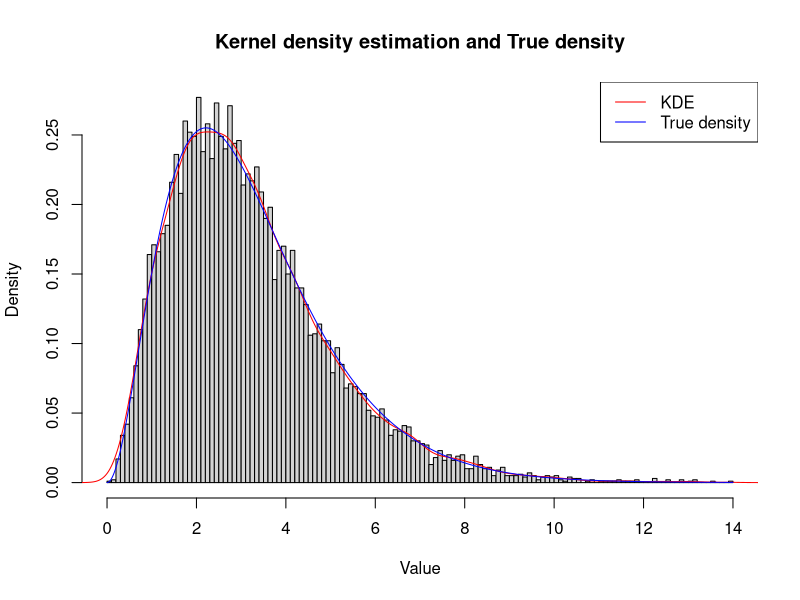
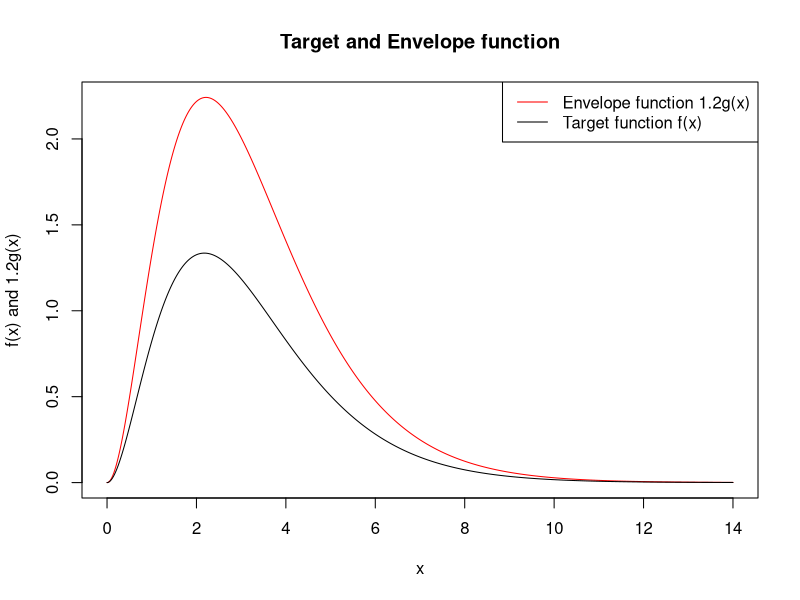
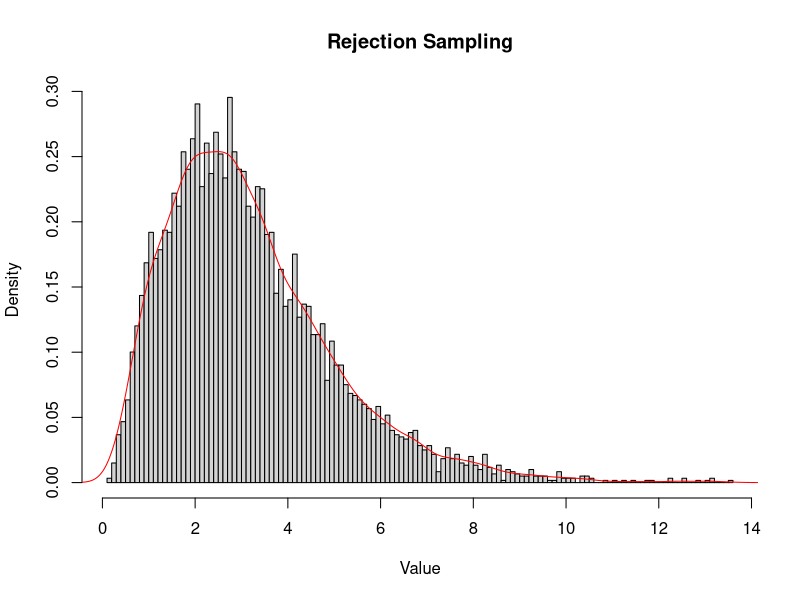
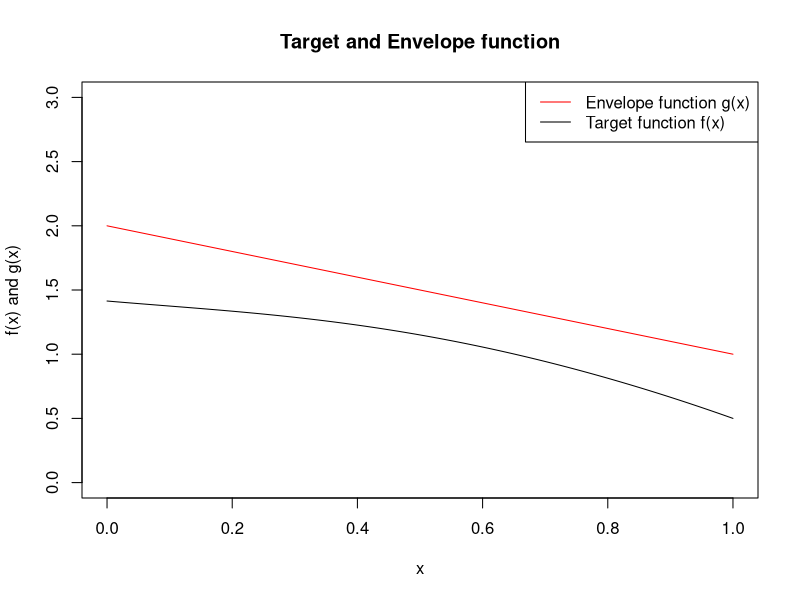
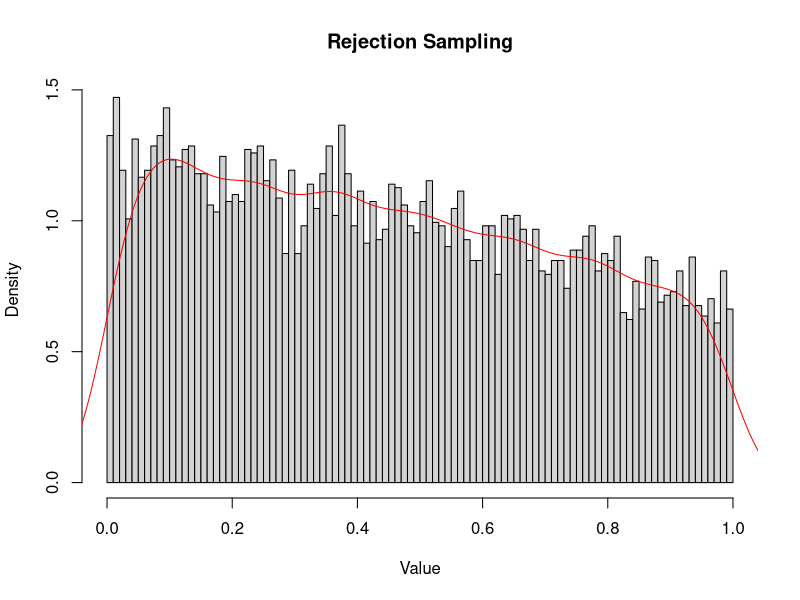
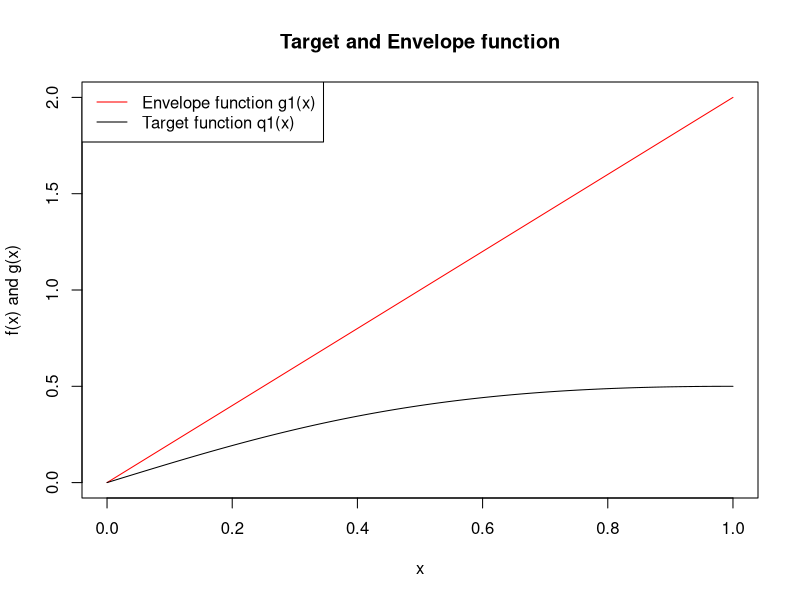
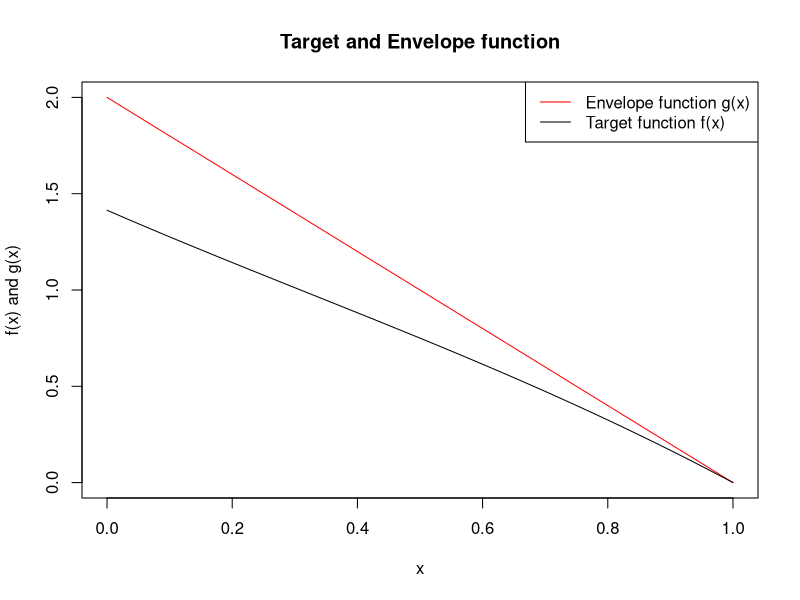
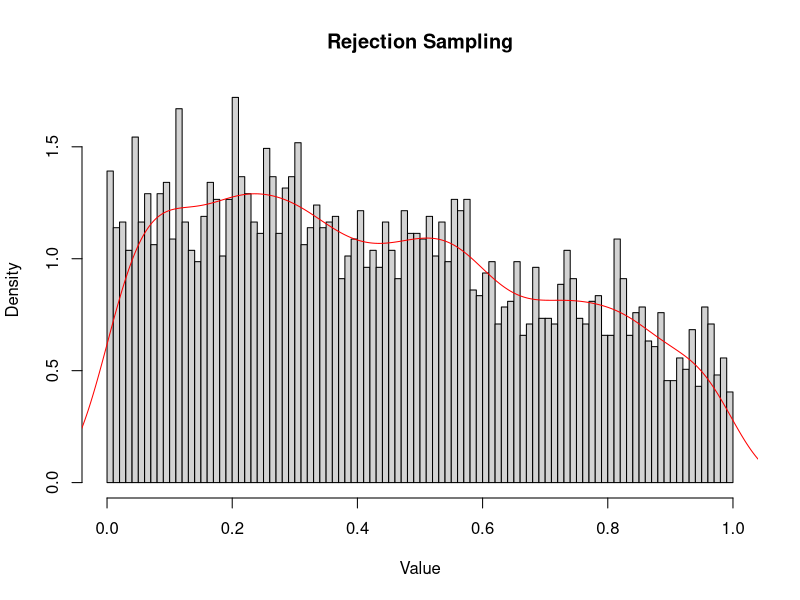

The R source for these figures, in order:
## ---- chunk 1
knitr::opts_chunk$set(fig.width = 6, fig.height = 3.5, fig.align = 'center')
## ---- chunk 2
# density
dmixgamma <- function(x, pi, alpha, beta) {
  k <- length(pi)
  n <- length(x)
  rowSums(vapply(1:k, function(i) pi[i]*dgamma(x, alpha[i], beta[i]), numeric(n)))
}

# random generation
rmixgamma <- function(n, pi, alpha, beta) {
  k <- sample.int(length(pi), n, replace = TRUE, prob = pi)
  rgamma(n, alpha[k], beta[k])
}

set.seed(123)

theta <- 3
weight <- 2*gamma(theta)/(2*gamma(theta)+gamma(theta+0.5))
pi <- c(weight, 1-weight)
alpha <- c(theta, theta+0.5)
beta <- c(1, 1)
sample <- rmixgamma(1e4, pi, alpha, beta)

KDE <- density(sample)
hist(sample, 100, freq = FALSE, main = "Kernel density estimation and True density", 
     xlab = "Value", ylab = "Density")
lines(KDE, col = "red")
xx <- seq(0, 14, by = 0.001)
lines(xx, dmixgamma(xx, pi, alpha, beta), col = "blue")
legend("topright", c("KDE", "True density"), lty = c(1,1), col = c("red", "blue"))
## ---- chunk 3
# Plot f(x) and 1.2g(x)
theta <- 3
x <- seq(0, 14, by = 0.001)
f <- function(x) {sqrt(4+x)*x^(theta-1)*exp(-x)}
g <- function(x) {(2*x^(theta-1)+x^(theta-0.5))*exp(-x)}
plot(x, 1.2*g(x), type = 'l', main = "Target and Envelope function", 
     ylab = "f(x) and 1.2g(x)", col = "red")
lines(x, f(x), col = "black", lty = 1)
legend("topright", legend = c("Envelope function 1.2g(x)", "Target function f(x)"), 
       lty = c(1,1), col = c("red", "black"))
## ---- chunk 4
# density
dmixgamma <- function(x, pi, alpha, beta) {
  k <- length(pi)
  n <- length(x)
  rowSums(vapply(1:k, function(i) pi[i]*dgamma(x, alpha[i], beta[i]), numeric(n)))
}

# random generation
rmixgamma <- function(n, pi, alpha, beta) {
  k <- sample.int(length(pi), n, replace = TRUE, prob = pi)
  rgamma(n, alpha[k], beta[k])
}

set.seed(123)

theta <- 3
weight <- 2*gamma(theta)/(2*gamma(theta)+gamma(theta+0.5))
pi <- c(weight, 1-weight)
alpha <- c(theta, theta+0.5)
beta <- c(1, 1)
sample <- rmixgamma(1e4, pi, alpha, beta)

f <- function(x) {sqrt(4+x)*x^(theta-1)*exp(-x)}
g <- function(x) {(2*x^(theta-1)+x^(theta-0.5))*exp(-x)}
simu <- function (x) {
  u <- runif(1, 0, g(x))
  if (any(u < (1/1.2)*f(x)))
      return(x)
  }

simu.list <- sapply(sample, simu)
simu.result <- matrix(unlist(simu.list), nr = 1) 
hist(simu.result, 100, freq = FALSE, main = "Rejection Sampling", xlab = "Value")
estimation <- density(simu.result)
lines(estimation, col = "red")
## ---- chunk 5
# Plot f(x) and g(x)

theta <- 2
beta <- 2
x <- seq(0, 1, by = 0.0001)
f <- function(x) {x^(theta-1)/(1+x^2)+sqrt(2+x^2)*(1-x)^(beta-1)}
g <- function(x) {x^(theta-1)+2*(1-x)^(beta-1)}
plot(x, g(x), ylim = c(0,3), type = 'l', main = "Target and Envelope function", 
     ylab = "f(x) and g(x)", col = "red")
lines(x, f(x), col = "black", lty = 1)
legend("topright", legend = c("Envelope function g(x)", "Target function f(x)"), 
       lty = c(1,1), col = c("red", "black"))
## ---- chunk 6
# random generation
rmixbeta <- function(n, pi, alpha, beta) {
  k <- sample.int(length(pi), n, replace = TRUE, prob = pi)
  rbeta(n, alpha[k], beta[k])
}

set.seed(123)

theta <- 2
vbeta <- 2
pi <- c(beta(theta,1), 2*beta(1,vbeta))
alpha <- c(theta, 1)
beta <- c(1, vbeta)
sample <- rmixbeta(1e4, pi, alpha, beta)

f <- function(x) {x^(theta-1)/(1+x^2)+sqrt(2+x^2)*(1-x)^(beta-1)}
g <- function(x) {x^(theta-1)+2*(1-x)^(beta-1)}
simu <- function (x) {
  u <- runif(1, 0, g(x))
  if (any(u < f(x)))
    return(x)
}

simu.list <- sapply(sample, simu)
simu.result <- matrix(unlist(simu.list), nr = 1) 
hist(simu.result, 100, freq = FALSE, main = "Rejection Sampling", xlab = "Value")
estimation <- density(simu.result)
lines(estimation, col = "red")
## ---- chunk 7
theta <- 2
x <- seq(0, 1, by = 0.0001)
f <- function(x) {x^(theta-1)/(1+x^2)}
g <- function(x) {2*x^(theta-1)}
plot(x, g(x), ylim = c(0,2), type = 'l', main = "Target and Envelope function", 
     ylab = "f(x) and g(x)", col = "red")
lines(x, f(x), col = "black", lty = 1)
legend("topleft", legend = c("Envelope function g1(x)", "Target function q1(x)"), 
       lty = c(1,1), col = c("red", "black"))
## ---- chunk 8
beta <- 2
x <- seq(0, 1, by = 0.0001)
f <- function(x) {sqrt(2+x^2)*(1-x)^(beta-1)}
g <- function(x) {2*(1-x)^(beta-1)}
plot(x, g(x), ylim = c(0,2), type = 'l', main = "Target and Envelope function", 
     ylab = "f(x) and g(x)", col = "red")
lines(x, f(x), col = "black", lty = 1)
legend("topright", legend = c("Envelope function g(x)", "Target function f(x)"), 
       lty = c(1,1), col = c("red", "black"))
## ---- chunk 9
my.alfa <- c(1.2, 1.5)
my.theta <- 2
my.beta <- 2
n <- 10000

u1 <- function(x){
  1/(2.4*(1 + x^2))
}
u2 <- function(y){
  sqrt(2 + y^2)/3
}

k <- sample.int(length(my.alfa), 10000, replace = TRUE, prob = my.alfa)
alfa1 <- c(my.theta, 1)
beta1 <- c(1, my.beta)
sample <- rbeta(n, alfa1[k], beta1[k])

rejsample <- function(x,y){
  if(any(x == 1)){
    u <- runif(1, 0, 1)
    if(any(u < u1(y)))
      return(y)
  }
  else{
    u <- runif(1, 0, 1)
    if(any(u < u2(y)))
      return(y)
  }
}

rejsample.list <- mapply(rejsample, k, sample)
rejsample.result <- matrix(unlist(rejsample.list), nr = 1) 
hist(rejsample.result, 100, freq = FALSE, xlab = "Value", main = "Rejection Sampling")
estimation <- density(rejsample.result)
lines(estimation, col = "red")

